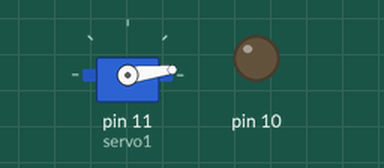
Simulated run of this sketch. Board: Arduino Uno, built with avr-gcc and run on an emulated ATmega328P. Shown: servo, output pins drawn as LEDs (lit = HIGH).

Above: at 0.05 s.
At 0.85 s:
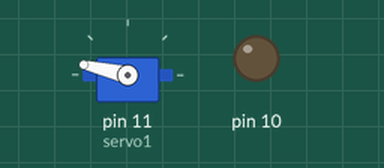
At 1.7 s:
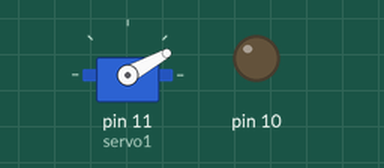
At 3.8 s:
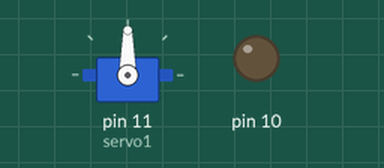
Timing chart, 0 to 4.4 s (numbered marks = the images above):
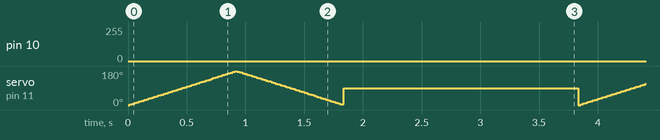

The sketch:

engine.ino
```cpp
#include <Servo.h>

Servo servo1;

void setup() {
  pinMode(10, OUTPUT);
  servo1.attach(11);
  Serial.begin(9600);
}

void loop() {
  digitalWrite(12, LOW);
  for (int i = 0; i < 180; i += 1) {
    analogWrite(10, i);
    servo1.write(i);
    delay(5);
  }
  for (int i = 180; i >= 0; i -= 1) {
    analogWrite(10, i);
    servo1.write(i);
    delay(5);
  }
  servo1.write(90);
  delay(2000);
/*  digitalWrite(12, HIGH);
  for (int i = 0; i < 255; i += 20) {
    analogWrite(10, i);
    analogWrite(11, i);
    delay(100);
  }
  delay(1000);
  for (int i = 255; i >= 0; i -= 20) {
    analogWrite(10, i);
    analogWrite(11, i);
    delay(100);
  }*/
}
```

Measured:
- by itself, pin 10: 0/255 → 36/255 at 40.0 s
